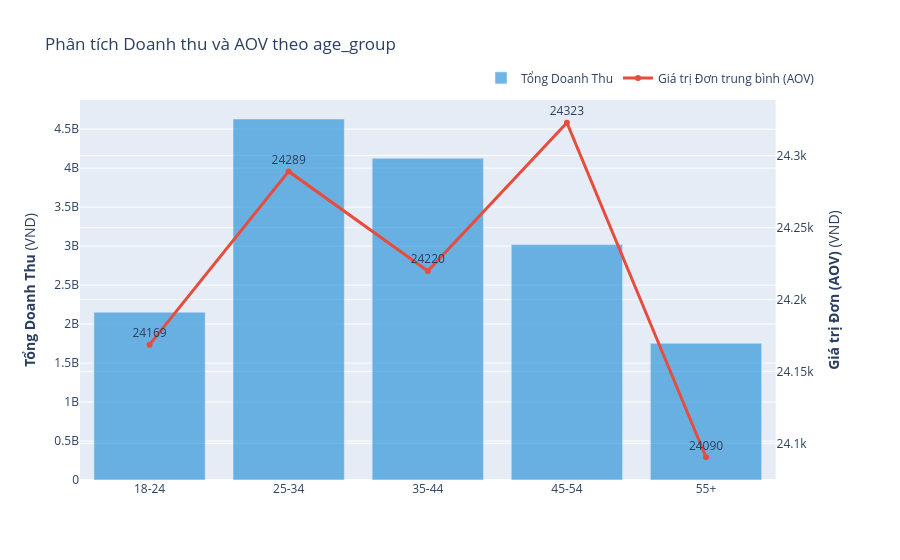
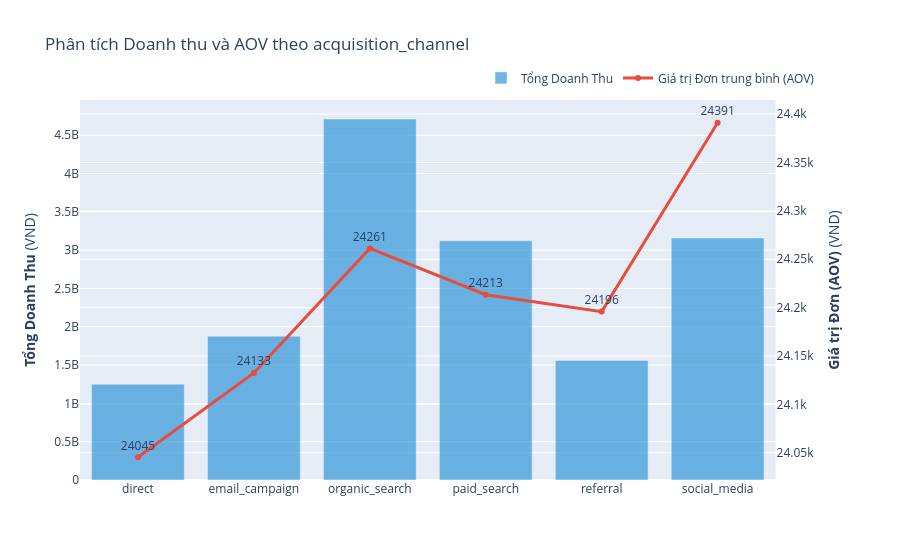
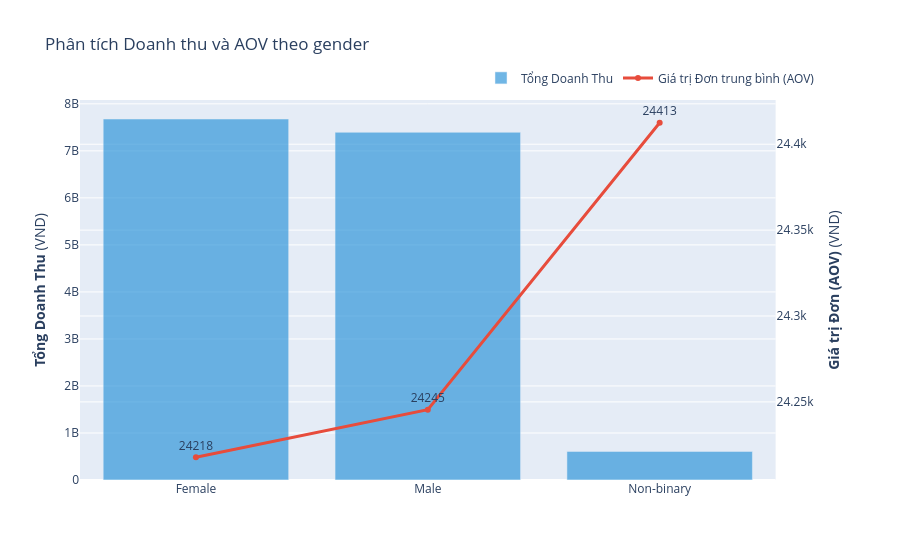

Notebook code for these charts, in order:
### Code cell
def plot_dual_axis(df_agg, dimension_name):
    # Reset index để đưa các cột dimension ra ngoài
    df = df_agg.reset_index()
    
    # Tạo subplot với 2 trục Y
    fig = make_subplots(specs=[[{"secondary_y": True}]])

    # 1. Vẽ cột (Bar) cho Tổng doanh thu (Sum)
    fig.add_trace(
        go.Bar(x=df[dimension_name], y=df['sum'], 
               name="Tổng Doanh Thu", 
               marker_color='#3498db',
               opacity=0.7),
        secondary_y=False,
    )

    # 2. Vẽ đường (Line) cho Giá trị trung bình đơn (Mean/AOV)
    fig.add_trace(
        go.Scatter(x=df[dimension_name], y=df['mean'], 
                   name="Giá trị Đơn trung bình (AOV)",
                   mode='lines+markers+text',
                   text=df['mean'].round(0),
                   textposition="top center",
                   line=dict(color='#e74c3c', width=3)),
        secondary_y=True,
    )

    # Định dạng Layout
    fig.update_layout(
        title_text=f"Phân tích Doanh thu và AOV theo {dimension_name}",
        hovermode="x unified",
        legend=dict(orientation="h", yanchor="bottom", y=1.02, xanchor="right", x=1)
    )

    # Đặt tên cho các trục
    fig.update_yaxes(title_text="<b>Tổng Doanh Thu</b> (VND)", secondary_y=False)
    fig.update_yaxes(title_text="<b>Giá trị Đơn (AOV)</b> (VND)", secondary_y=True)

    fig.show()

# --- Chạy biểu đồ cho từng khối bạn đã Group ---
plot_dual_axis(by_age, 'age_group')
plot_dual_axis(by_channel, 'acquisition_channel')
plot_dual_axis(by_gender, 'gender')

### Figure 1 — Plotly figure (JSON) as saved in the notebook; plotly's stock layout.template omitted (floating-point values rounded to 4 significant figures)
{"data": [{"marker": {"color": "#3498db"}, "name": "Tổng Doanh Thu", "opacity": 0.7, "type": "bar", "x": ["18-24", "25-34", "35-44", "45-54", "55+"], "xaxis": "x", "y": [2152000000.0, 4630000000.0, 4126000000.0, 3019000000.0, 1753000000.0], "yaxis": "y"}, {"line": {"color": "#e74c3c", "width": 3}, "mode": "lines+markers+text", "name": "Giá trị Đơn trung bình (AOV)", "text": [24170.0, 24290.0, 24220.0, 24320.0, 24090.0], "textposition": "top center", "type": "scatter", "x": ["18-24", "25-34", "35-44", "45-54", "55+"], "xaxis": "x", "y": [24170.0, 24290.0, 24220.0, 24320.0, 24090.0], "yaxis": "y2"}], "layout": {"hovermode": "x unified", "legend": {"orientation": "h", "x": 1, "xanchor": "right", "y": 1.02, "yanchor": "bottom"}, "title": {"text": "Phân tích Doanh thu và AOV theo age_group"}, "xaxis": {"anchor": "y", "domain": [0, 0.94]}, "yaxis": {"anchor": "x", "domain": [0, 1], "title": {"text": "<b>Tổng Doanh Thu</b> (VND)"}}, "yaxis2": {"anchor": "x", "overlaying": "y", "side": "right", "title": {"text": "<b>Giá trị Đơn (AOV)</b> (VND)"}}}}

### Figure 2 — Plotly figure (JSON) as saved in the notebook; plotly's stock layout.template omitted (floating-point values rounded to 4 significant figures)
{"data": [{"marker": {"color": "#3498db"}, "name": "Tổng Doanh Thu", "opacity": 0.7, "type": "bar", "x": ["direct", "email_campaign", "organic_search", "paid_search", "referral", "social_media"], "xaxis": "x", "y": [1251000000.0, 1877000000.0, 4712000000.0, 3122000000.0, 1560000000.0, 3159000000.0], "yaxis": "y"}, {"line": {"color": "#e74c3c", "width": 3}, "mode": "lines+markers+text", "name": "Giá trị Đơn trung bình (AOV)", "text": [24040.0, 24130.0, 24260.0, 24210.0, 24200.0, 24390.0], "textposition": "top center", "type": "scatter", "x": ["direct", "email_campaign", "organic_search", "paid_search", "referral", "social_media"], "xaxis": "x", "y": [24050.0, 24130.0, 24260.0, 24210.0, 24200.0, 24390.0], "yaxis": "y2"}], "layout": {"hovermode": "x unified", "legend": {"orientation": "h", "x": 1, "xanchor": "right", "y": 1.02, "yanchor": "bottom"}, "title": {"text": "Phân tích Doanh thu và AOV theo acquisition_channel"}, "xaxis": {"anchor": "y", "domain": [0, 0.94]}, "yaxis": {"anchor": "x", "domain": [0, 1], "title": {"text": "<b>Tổng Doanh Thu</b> (VND)"}}, "yaxis2": {"anchor": "x", "overlaying": "y", "side": "right", "title": {"text": "<b>Giá trị Đơn (AOV)</b> (VND)"}}}}

### Figure 3 — Plotly figure (JSON) as saved in the notebook; plotly's stock layout.template omitted (floating-point values rounded to 4 significant figures)
{"data": [{"marker": {"color": "#3498db"}, "name": "Tổng Doanh Thu", "opacity": 0.7, "type": "bar", "x": ["Female", "Male", "Non-binary"], "xaxis": "x", "y": [7677000000.0, 7395000000.0, 608300000.0], "yaxis": "y"}, {"line": {"color": "#e74c3c", "width": 3}, "mode": "lines+markers+text", "name": "Giá trị Đơn trung bình (AOV)", "text": [24220.0, 24240.0, 24410.0], "textposition": "top center", "type": "scatter", "x": ["Female", "Male", "Non-binary"], "xaxis": "x", "y": [24220.0, 24250.0, 24410.0], "yaxis": "y2"}], "layout": {"hovermode": "x unified", "legend": {"orientation": "h", "x": 1, "xanchor": "right", "y": 1.02, "yanchor": "bottom"}, "title": {"text": "Phân tích Doanh thu và AOV theo gender"}, "xaxis": {"anchor": "y", "domain": [0, 0.94]}, "yaxis": {"anchor": "x", "domain": [0, 1], "title": {"text": "<b>Tổng Doanh Thu</b> (VND)"}}, "yaxis2": {"anchor": "x", "overlaying": "y", "side": "right", "title": {"text": "<b>Giá trị Đơn (AOV)</b> (VND)"}}}}
